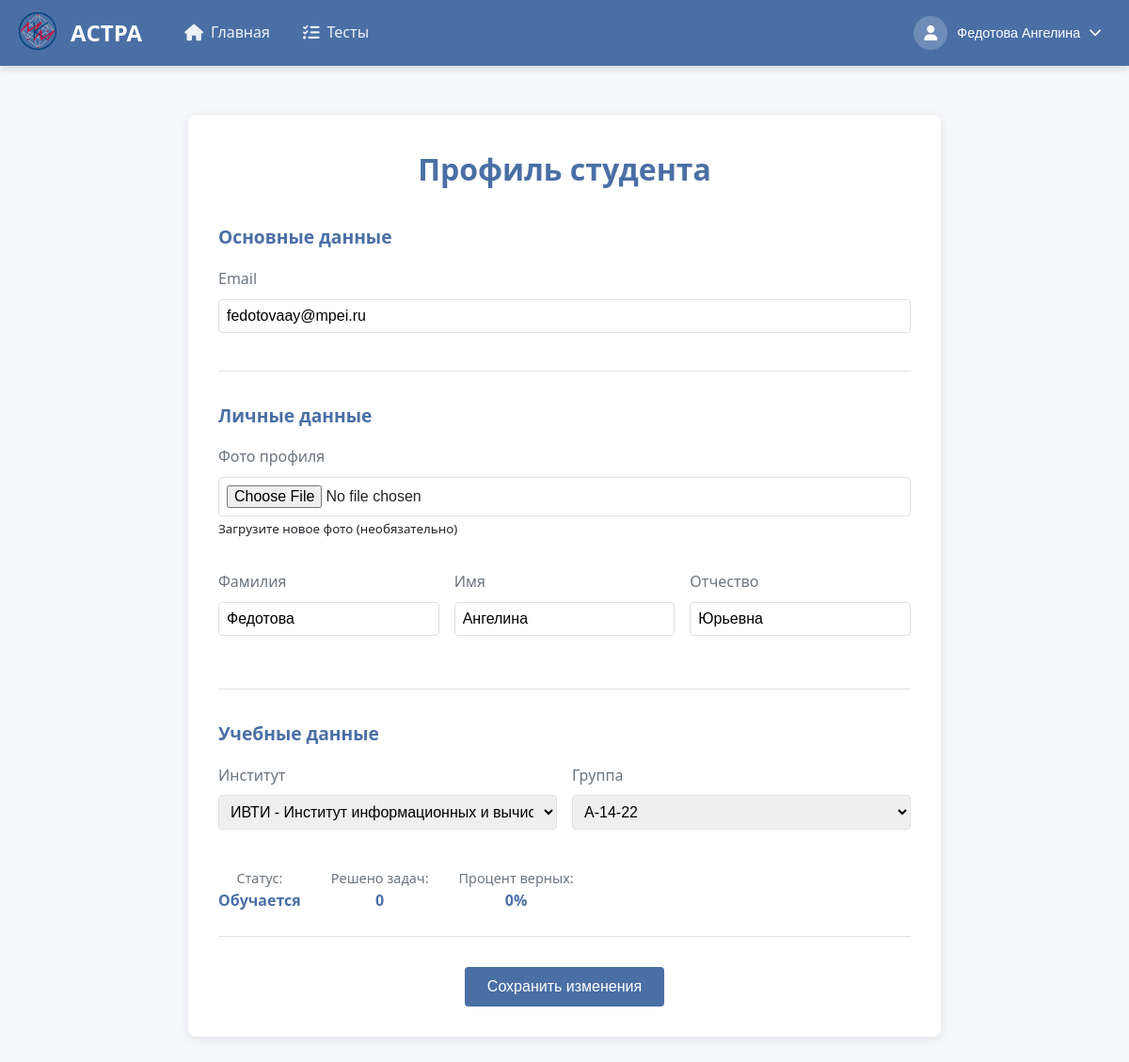
Page /data/ (signed in) on the earlier database version.
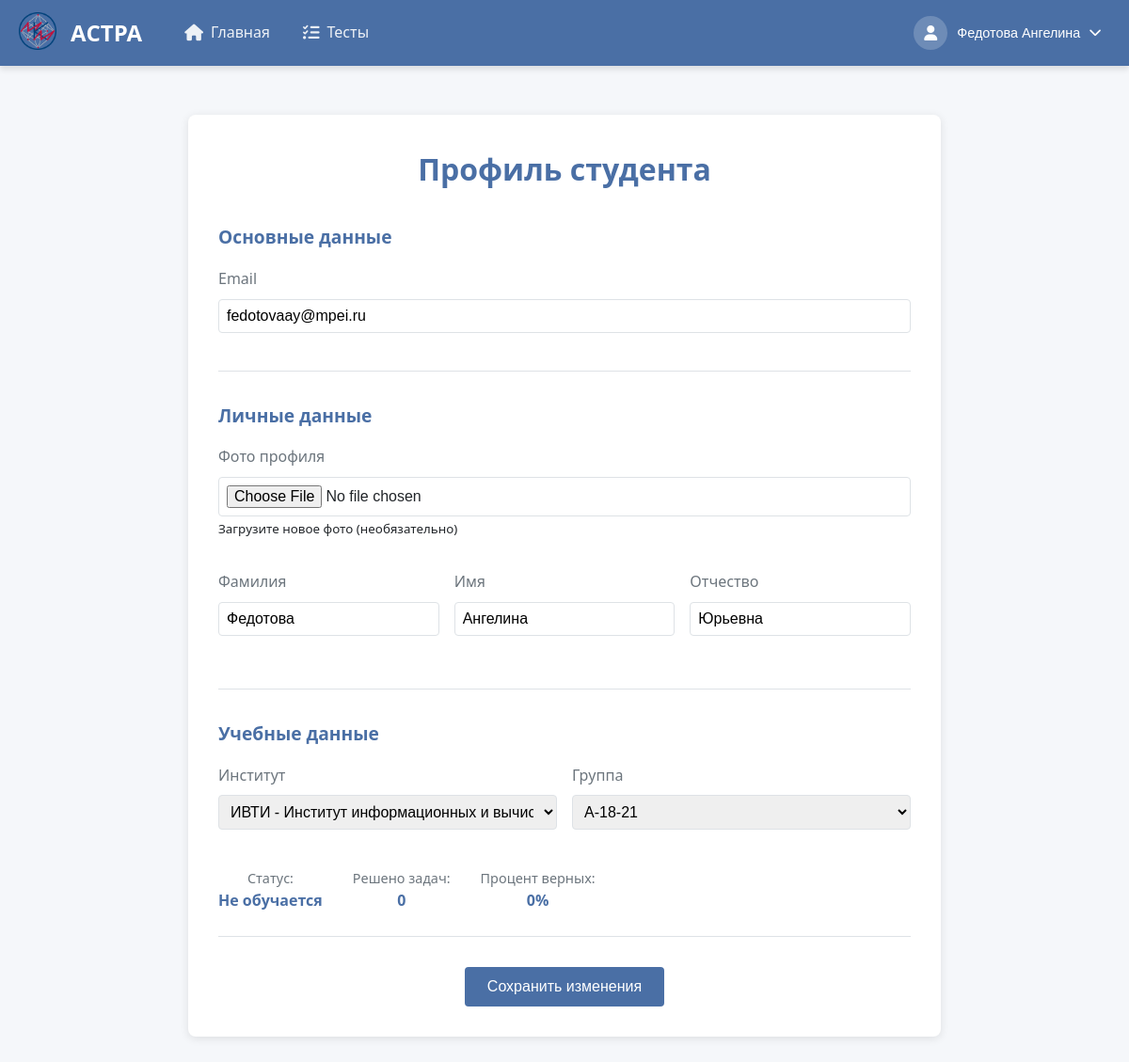
Same page on the later database version.
### users/models.py (models this page shows, shortened)
class StudentData(models.Model):
    first_name = models.CharField(max_length=50, blank=False)
    last_name = models.CharField(max_length=50, blank=False)
    middle_name = models.CharField(max_length=50, blank=True)
    photo = models.ImageField(upload_to='user_photos/', blank=True, null=True)
    training_status = models.BooleanField(default=True)
    count_solve = models.IntegerField(default=0)
    perc_of_correct_ans = models.CharField(max_length=5, default="0")
    institute = models.ForeignKey(StudentInstitute, on_delete=models.PROTECT)
    group = models.ForeignKey(StudentGroup, on_delete=models.PROTECT)
    data_map = models.OneToOneField(CustomUser, on_delete=models.CASCADE)

class StudentGroup(models.Model):
    EDUCATION_LEVEL_CHOICES = [
        ('bachelor', 'Бакалавриат'),
        ('master', 'Магистратура'),
    ]
    COURSE_CHOICES = [
        (1, '1 курс'),
        (2, '2 курс'),
        (3, '3 курс'),
        (4, '4 курс'),
    ]
    name = models.CharField(max_length=20, unique=True)
    name_inst = models.ForeignKey(StudentInstitute, on_delete=models.PROTECT)
    education_level = models.CharField(max_length=8, choices=EDUCATION_LEVEL_CHOICES, default='bachelor')
    course = models.IntegerField(choices=COURSE_CHOICES, default=1)

class StudentInstitute(models.Model):
    name = models.CharField(max_length=70, unique=True)

### users/views.py (the view, shortened to what this page needs)
# urls.py: path('data/', views.data, name='data'),
@login_required
@role_required(['student', 'admin'])
def data(request):
    user = request.user
    context = {}
    if user.role == 'student':
        default_institute = StudentInstitute.objects.first()
        default_group = StudentGroup.objects.first()
        data, created = StudentData.objects.get_or_create(
            data_map=user,
            defaults={
                'first_name': '',
                'last_name': '',
                'middle_name': '',
                'institute': default_institute,
                'group': default_group,
                'training_status': True,
                'count_solve': 0,
                'perc_of_correct_ans': "0"
            }
        )
        form = ProfileForm(instance=data)
    context['user'] = user
    context['data'] = data
    context['form'] = form
    context['is_student'] = user.role == 'student'
    if user.role == 'student':
        context['institutes'] = StudentInstitute.objects.all()
        context['groups'] = StudentGroup.objects.all()
        student_group = data.group
        about_tests = AboutTest.objects.filter(
            publishedgroup__group_name=student_group,
            is_published=1
        ).distinct()
        context['about_tests'] = about_tests
    return render(request, 'users/student_data.html', context)

### users/forms.py
class ProfileForm(forms.ModelForm):
    class Meta:
        model = StudentData
        fields = [
            'first_name',
            'last_name',
            'middle_name',
            'photo',
            'institute',
            'training_status',
            'group',
        ]
        labels = {
            'first_name': 'Имя',
            'last_name': 'Фамилия',
            'middle_name': 'Отчество',
            'photo': 'Фото профиля',
            'group': 'Группа',
        }
        widgets = {
            'photo': forms.FileInput(attrs={'accept': 'image/*'}),
        }

### users/context_processors.py (called while the page is built)
def user_role(request):
    if request.user.is_authenticated:
        return {'user_role': request.user.role}
    return {}

### users/models.py (called while the page is built)
    def get_full_name(self):
        if self.role == 'student' and hasattr(self, 'studentdata'):
            return f"{self.studentdata.last_name} {self.studentdata.first_name}"
        elif self.role == 'teacher' and hasattr(self, 'teacherdata'):
            return f"{self.teacherdata.last_name} {self.teacherdata.first_name}"
        return self.email

### users/templates/users/student_data.html (shortened to what this page needs)
{% extends 'solving_tests/header.html' %}
{% load static %}
{% block extra_css %}
    <link rel="stylesheet" href='{% static "css/student_data.css" %}'>
{% endblock %}
{% block content %}
<div class="profile-container">
    <h1 class="profile-title">
        {% if is_student %}Профиль студента{% else %}Профиль преподавателя{% endif %}
    </h1>
    <form method="POST" enctype="multipart/form-data" class="profile-form">
        <div class="form-section">
            <h2>Основные данные</h2>
            <div class="form-group">
                <label>Email</label>
                <input type="email" name="email" value="{{ user.email }}" required>
            </div>
        </div>
        <div class="form-section">
            <h2>Личные данные</h2>
            <div class="form-row">
                <div class="form-group">
                    <label>Фото профиля</label>
                    <input type="file" name="photo" accept="image/*">
                    <small>Загрузите новое фото (необязательно)</small>
                </div>
            </div>
            <div class="form-row">
                <div class="form-group">
                    <label>Фамилия</label>
                    <input type="text" name="last_name" value="{{ data.last_name }}" required>
                </div>
                <div class="form-group">
                    <label>Имя</label>
                    <input type="text" name="first_name" value="{{ data.first_name }}" required>
                </div>
                <div class="form-group">
                    <label>Отчество</label>
                    <input type="text" name="middle_name" value="{{ data.middle_name }}">
                </div>
            </div>
        </div>
        {% if is_student %}
        <div class="form-section">
            <h2>Учебные данные</h2>
            <div class="form-row">
                <div class="form-group">
                    <label>Институт</label>
                    <select name="institute" required>
                        {% for institute in institutes %}
                        <option value="{{ institute.id }}"
                                {% if data.institute.id == institute.id %}selected{% endif %}>
                            {{ institute.name }}
                        </option>
                        {% endfor %}
                    </select>
                </div>
                <div class="form-group">
                    <label>Группа</label>
                    <select name="group" required>
                        {% for group in groups %}
                        <option value="{{ group.id }}"
                                {% if data.group.id == group.id %}selected{% endif %}>
                            {{ group.name }}
                        </option>
                        {% endfor %}
                    </select>
                </div>
            </div>
            <div class="stats">
                <div class="stat-item">
                    <span class="stat-label">Статус:</span>
                    <span class="stat-value">
                        {% if data.training_status %}Обучается{% else %}Не обучается{% endif %}
                    </span>
                </div>
                <div class="stat-item">
                    <span class="stat-label">Решено задач:</span>
                    <span class="stat-value">{{ data.count_solve }}</span>
                </div>
                <div class="stat-item">
                    <span class="stat-label">Процент верных:</span>
                    <span class="stat-value">{{ data.perc_of_correct_ans }}%</span>
                </div>
            </div>
        </div>
        {% endif %}
        <button type="submit" class="save-btn">Сохранить изменения</button>
    </form>
</div>
{% endblock %}

Differences in the rows shown:
changed StudentData "Федотова": group "А-14-22" → "А-18-21"
Other differences:
text no longer shown: "Обучается"
text now shown: "Не обучается"
